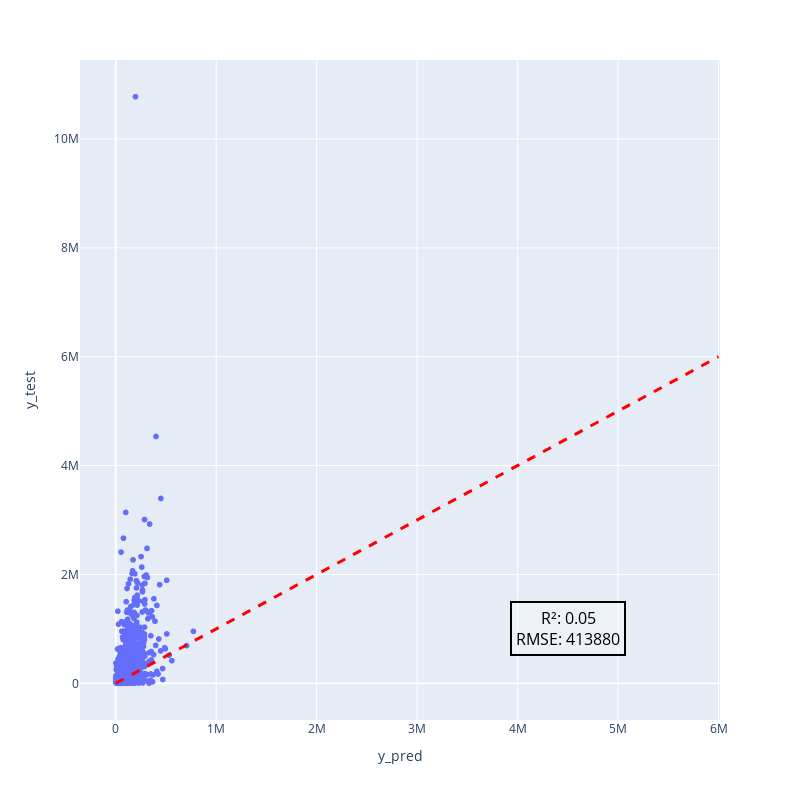

The code cell stored with this chart in its notebook:
### Code cell
fig_llr = px.scatter(df, x="y_pred", y="y_test", width=800, height=800)
fig_llr.add_shape(
    type="line",
    x0=0,
    x1=6e6,
    y0=0,
    y1=6e6,
    line=dict(color="red", width=3, dash="dash"),
)

# Add text annotation
fig_llr.add_annotation(
    text="R²: {}<br>RMSE: {}".format(
        r2.round(2), int(rmse)
    ),  # Replace with your desired text
    x=4.5e6,  # X-coordinate of the text
    y=1e6,  # Y-coordinate of the text
    showarrow=False,  # To hide the arrow
    font=dict(size=16, color="black"),  # Customize the font style
    bgcolor="rgba(255, 255, 255, 0.3)",  # Background color with transparency
    bordercolor="black",  # Border color
    borderwidth=2,  # Border width
    borderpad=4,  # Padding for the border
)

fig_llr

### Figure 1 — Plotly figure (JSON) as saved in the notebook; plotly's stock layout.template omitted (floating-point values rounded to 4 significant figures; data arrays with more than 128 entries replaced by an {"elided": "..."} marker saying what was removed)
{"data": [{"hovertemplate": "y_pred=%{x}<br>y_test=%{y}<extra></extra>", "legendgroup": "", "marker": {"color": "#636efa", "symbol": "circle"}, "mode": "markers", "name": "", "showlegend": false, "type": "scattergl", "x": {"elided": "2212 float values"}, "xaxis": "x", "y": {"elided": "2212 float values"}, "yaxis": "y"}], "layout": {"annotations": [{"bgcolor": "rgba(255, 255, 255, 0.3)", "bordercolor": "black", "borderpad": 4, "borderwidth": 2, "font": {"color": "black", "size": 16}, "showarrow": false, "text": "R²: 0.05<br>RMSE: 413880", "x": 4500000, "y": 1000000}], "height": 800, "legend": {"tracegroupgap": 0}, "margin": {"t": 60}, "shapes": [{"line": {"color": "red", "dash": "dash", "width": 3}, "type": "line", "x0": 0, "x1": 6000000, "y0": 0, "y1": 6000000}], "width": 800, "xaxis": {"anchor": "y", "autorange": true, "domain": [0, 1], "range": [-355700.0, 6015000.0], "title": {"text": "y_pred"}, "type": "linear"}, "yaxis": {"anchor": "x", "autorange": true, "domain": [0, 1], "range": [-674100.0, 11450000.0], "title": {"text": "y_test"}, "type": "linear"}}}
